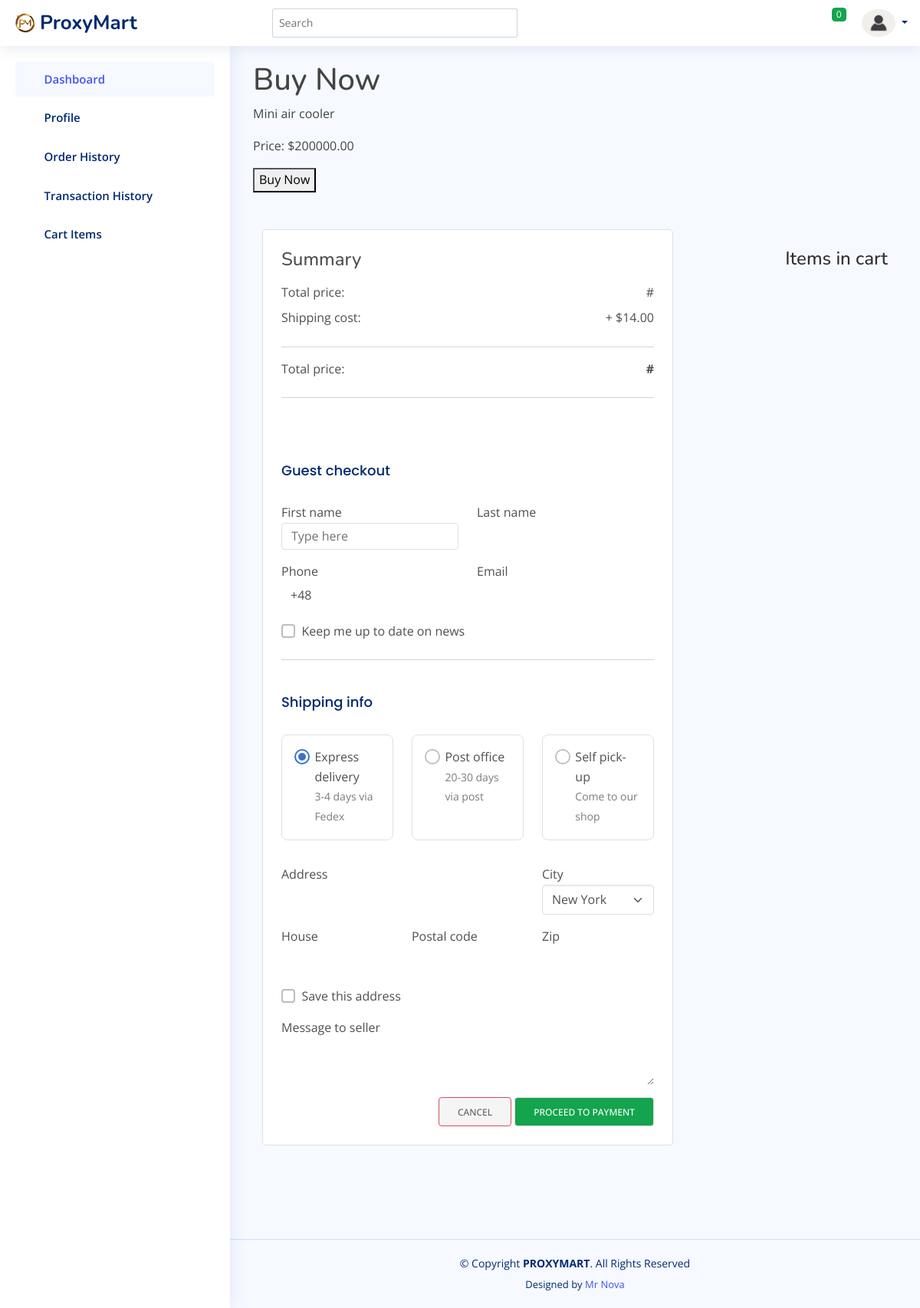
The app's page /orders/buy_now/9/ with its own data.
### core/models.py (models this page shows, shortened)
class SiteSettings(models.Model):
    title = models.CharField(max_length=255, verbose_name="Site Title")
    site_name = models.CharField(max_length=255, verbose_name="Site Name")
    description = models.TextField(blank=True, null=True, verbose_name="Description")
    favicon = models.ImageField(upload_to='images/favicons/', blank=True, null=True, verbose_name="Favicon")
    logo = models.ImageField(upload_to='images/logos/', blank=True, null=True, verbose_name="Logo")
    banner_img = models.ImageField(upload_to='images/banner', verbose_name="Banner Image")
    footer_text = models.TextField(blank=True, null=True, verbose_name="Footer Text")
    contact_email = models.EmailField(blank=True, null=True, verbose_name="Contact Email")
    sliders = models.ManyToManyField(Slider, blank=True, verbose_name="Slider Content")
    class Meta:
        verbose_name = "Site Setting"
        verbose_name_plural = "Site Settings"

### products/models.py (models this page shows, shortened)
class Product(models.Model):
    name = models.CharField(max_length=255, verbose_name="Product Name")
    description = models.TextField(blank=True, null=True, verbose_name="Description")
    price = models.DecimalField(max_digits=10, decimal_places=2, verbose_name="Price")
    images = models.ImageField(upload_to='products/', verbose_name="Product Image")
    quantity = models.PositiveIntegerField(verbose_name="Quantity")
    category = models.ForeignKey(Category, on_delete=models.CASCADE, related_name='products', verbose_name="Category")
    specifications = models.JSONField(default=dict, blank=True, verbose_name="Specifications")
    class Meta:
        verbose_name = "Product"
        verbose_name_plural = "Products"

### orders/views.py (the view, shortened to what this page needs)
# urls.py: path('buy_now/<int:product_id>/', views.buy_now, name='buy_now'),
def buy_now(request, product_id):
    product = get_object_or_404(Product, id=product_id)
    site_settings = SiteSettings.objects.first()
    return render(request, 'orders/buy_now.html', {
        'product': product,
        'site_settings': site_settings,
        })

### orders/templates/orders/buy_now.html (shortened to what this page needs)
{% extends 'orders/base.html' %}
{% load static %}
{% block content %}
    <h1>Buy Now</h1>
    <p>{{ product.name }}</p>
    <p>Price: ${{ product.price }}</p>
    <form method="post">
        <button type="submit">Buy Now</button>
    </form>
      <section class=" py-5">
        <div class="container">
          <div class="row">
            <div class="col-xl-8 col-lg-8 mb-4">
              <div class="card shadow-0 border">
                <div class="p-4">
                    <h4 class="mb-3">Summary</h4>
                    <div class="d-flex justify-content-between">
                    <p class="mb-2">Total price:</p>
                    <p class="mb-2">#{{ cart.get_total_price }}</p>
                    </div>
                    <div class="d-flex justify-content-between">
                    <p class="mb-2">Shipping cost:</p>
                    <p class="mb-2">+ $14.00</p>
                    </div>
                    <hr />
                    <div class="d-flex justify-content-between">
                    <p class="mb-2">Total price:</p>
                    <p class="mb-2 fw-bold">#{{ cart.get_total_price }}</p>
                    </div>
                    <hr />
                </div>
                <div class="p-4">
                  <h4 class="card-title mb-3">Guest checkout</h4>
                  <div class="row">
                    <div class="col-6 mb-3">
                      <p class="mb-0">First name</p>
                        <input type="text" id="typeText" placeholder="Type here" class="form-control" />
                    </div>
                    <div class="col-6">
                      <p class="mb-0">Last name</p>
                      <div class="form-outline">
                        <input type="text" id="typeText" placeholder="Type here" class="form-control" />
                      </div>
                    </div>
                    <div class="col-6 mb-3">
                      <p class="mb-0">Phone</p>
                      <div class="form-outline">
                        <input type="tel" id="typePhone" value="+48 " class="form-control" />
                      </div>
                    </div>
                    <div class="col-6 mb-3">
                      <p class="mb-0">Email</p>
                      <div class="form-outline">
                        <input type="email" id="typeEmail" placeholder="example@gmail.com" class="form-control" />
                      </div>
                    </div>
                  </div>
                  <div class="form-check">
                    <input class="form-check-input" type="checkbox" value="" id="flexCheckDefault" />
                    <label class="form-check-label" for="flexCheckDefault">Keep me up to date on news</label>
                  </div>
                  <hr class="my-4" />
                  <h4 class="card-title mb-3">Shipping info</h4>
                  <div class="row mb-3">
                    <div class="col-lg-4 mb-3">
                      <div class="form-check h-100 border rounded-3">
                        <div class="p-3">
                          <input class="form-check-input" type="radio" name="flexRadioDefault" id="flexRadioDefault1" checked />
                          <label class="form-check-label" for="flexRadioDefault1">
                            Express delivery <br />
                            <small class="text-muted">3-4 days via Fedex </small>
                          </label>
                        </div>
                      </div>
                    </div>
                    <div class="col-lg-4 mb-3">
                      <div class="form-check h-100 border rounded-3">
                        <div class="p-3">
                          <input class="form-check-input" type="radio" name="flexRadioDefault" id="flexRadioDefault2" />
                          <label class="form-check-label" for="flexRadioDefault2">
                            Post office <br />
                            <small class="text-muted">20-30 days via post </small>
                          </label>
                        </div>
                      </div>
                    </div>
                    <div class="col-lg-4 mb-3">
                      <div class="form-check h-100 border rounded-3">
                        <div class="p-3">
                          <input class="form-check-input" type="radio" name="flexRadioDefault" id="flexRadioDefault3" />
                          <label class="form-check-label" for="flexRadioDefault3">
                            Self pick-up <br />
                            <small class="text-muted">Come to our shop </small>
                          </label>
                        </div>
                      </div>
                    </div>
                  </div>
                  <div class="row">
                    <div class="col-sm-8 mb-3">
                      <p class="mb-0">Address</p>
                      <div class="form-outline">
                        <input type="text" id="typeText" placeholder="Type here" class="form-control" />
                      </div>
                    </div>
                    <div class="col-sm-4 mb-3">
                      <p class="mb-0">City</p>
                      <select class="form-select">
                        <option value="1">New York</option>
                      </select>
                    </div>
                    <div class="col-sm-4 mb-3">
                      <p class="mb-0">House</p>
                      <div class="form-outline">
                        <input type="text" id="typeText" placeholder="Type here" class="form-control" />
                      </div>
                    </div>
                    <div class="col-sm-4 col-6 mb-3">
                      <p class="mb-0">Postal code</p>
                      <div class="form-outline">
                        <input type="text" id="typeText" class="form-control" />
                      </div>
                    </div>
                    <div class="col-sm-4 col-6 mb-3">
                      <p class="mb-0">Zip</p>
                      <div class="form-outline">
                        <input type="text" id="typeText" class="form-control" />
                      </div>
                    </div>
                  </div>
                  <div class="form-check mb-3">
                    <input class="form-check-input" type="checkbox" value="" id="flexCheckDefault1" />
                    <label class="form-check-label" for="flexCheckDefault1">Save this address</label>
                  </div>
                  <div class="mb-3">
                    <p class="mb-0">Message to seller</p>
                    <div class="form-outline">
                      <textarea class="form-control" id="textAreaExample1" rows="2"></textarea>
                    </div>
                  </div>
                  <div class="float-end">
                    <form method="post" action="{% url 'orders:create_order' %}">
                        <a href="{% url 'cart_detail' %}" class="btn btn-light shadow-0 border border-danger">Cancel</a>
                        <button type="submit" class="btn btn-success shadow-0 border">Proceed to Payment</button>
                    </form>
                  </div>
                </div>
              </div>
            </div>
            <div class="col-xl-4 col-lg-4 d-flex justify-content-center justify-content-lg-end">
                <div class="ms-lg-4 mt-4 mt-lg-0" style="max-width: 320px; max-height: 900px; overflow: scroll;">
                    <h4 class="text-dark my-4">Items in cart</h4>
                </div>
            </div>
          </div>
        </div>
      </section>
{% endblock %}

### orders/templates/orders/base.html (shortened to what this page needs)
<!DOCTYPE html>
<html lang="en">
<head>
  {% load static %}
  <link href="{% static 'assets/bootstrap/css/bootstrap.min.css' %}" rel="stylesheet">
  <link href="{% static 'assets/bootstrap-icons/bootstrap-icons.css' %}" rel="stylesheet">
  <link href="{% static 'assets/quill/quill.snow.css' %}" rel="stylesheet">
  <link href="{% static 'assets/quill/quill.bubble.css' %}" rel="stylesheet">
  <link href="{% static 'assets/remixicon/remixicon.css' %}" rel="stylesheet">
  <link href="{% static 'assets/simple-datatables/style.css' %}" rel="stylesheet">
  <link rel="stylesheet" href="{% static 'assets/MDB5/css/mdb.min.css' %}" />
  <link href="{% static 'assets/css/dashboard-style.css' %}" rel="stylesheet">
</head>
<body>
  <header id="header" class="header fixed-top d-flex align-items-center">
    <div class="d-flex align-items-center justify-content-between">
      <a href="{% url "index" %}" class="logo d-flex align-items-center">
        {% if site_settings.logo %}
          <img src="{{ site_settings.logo.url }}"  alt="">
          <span class="d-none d-lg-block">ProxyMart</span>
        {% else %}
          <img src="{% static 'assets/images/p-m-logoT.PNG' %}" alt="Logo" width="200" height="50" class="d-inline-block align-text-top">
        {% endif %}
      </a>
      <i class="bi bi-list toggle-sidebar-btn"></i>
    </div>
    <div class="search-bar">
      <form class="search-form d-flex align-items-center" method="POST" action="#">
        <input type="text" name="query" placeholder="Search" title="Enter search keyword">
        <button type="submit" title="Search"><i class="bi bi-search"></i></button>
      </form>
    </div>
    <nav class="header-nav ms-auto">
      <ul class="d-flex align-items-center">
        <li class="nav-item dropdown">
          <a class="nav-link nav-icon" href="{% url 'cart_detail' %}">
            <i class="bi bi-cart4"></i>
            <span class="badge bg-success badge-number">{{ cart_item_count }}</span>
          </a>
        </li>
        <li class="nav-item dropdown pe-3">
          <a class="nav-link nav-profile d-flex align-items-center pe-0" href="#" data-bs-toggle="dropdown">
            {% if profile.image %}
              <img src="{{ profile.image.url }}" alt="Profile" class="rounded-circle">
            {% else %}
              <img src="{% static 'assets/images/download.PNG' %}" alt="Profile" class="rounded-circle">
            {% endif %}
            <span class="d-none d-md-block dropdown-toggle ps-2">{{ profile.user.username }}</span>
          </a>
        </li>
      </ul>
    </nav>
  </header>
  <aside id="sidebar" class="sidebar">
    <ul class="sidebar-nav" id="sidebar-nav">
      <li class="nav-item">
        <a class="nav-link " href="{% url 'home' %}">
          <i class="bi bi-grid"></i>
          <span>Dashboard</span>
        </a>
      </li>
      <li class="nav-item">
        <a class="nav-link collapsed" href="{% url 'profile' %}">
          <i class="bi bi-person"></i>
          <span>Profile</span>
        </a>
      </li>
      <li class="nav-item">
        <a class="nav-link collapsed" href="{% url 'orders_history' %}">
          <i class="bi bi-card-list"></i>
          <span>Order History</span>
        </a>
      </li>
      <li class="nav-item">
        <a class="nav-link collapsed" href="{% url 'transaction_history' %}">
          <i class="bi bi-cash-coin"></i>
          <span>Transaction History</span>
        </a>
      </li>
      <li class="nav-item">
        <a class="nav-link collapsed" href="{% url 'cart_detail' %}">
          <i class="bi bi-envelope"></i>
          <span>Cart Items</span>
        </a>
      </li>
    </ul>
  </aside>
  <main id="main" class="main">
        {% block content %}
        {% endblock %}
  </main>
  <footer id="footer" class="footer">
   <div class="copyright">
     &copy; Copyright <strong><span>PROXYMART</span></strong>. All Rights Reserved
   </div>
   <div class="credits">
     Designed by <a href="#">Mr Nova</a>
   </div>
 </footer>
 </body>
 </html>

### records on screen
SiteSettings: logo (picture)
Product: name "Mini air cooler", price "200000.00"

### other values on screen
{{ cart_item_count }} "0"
